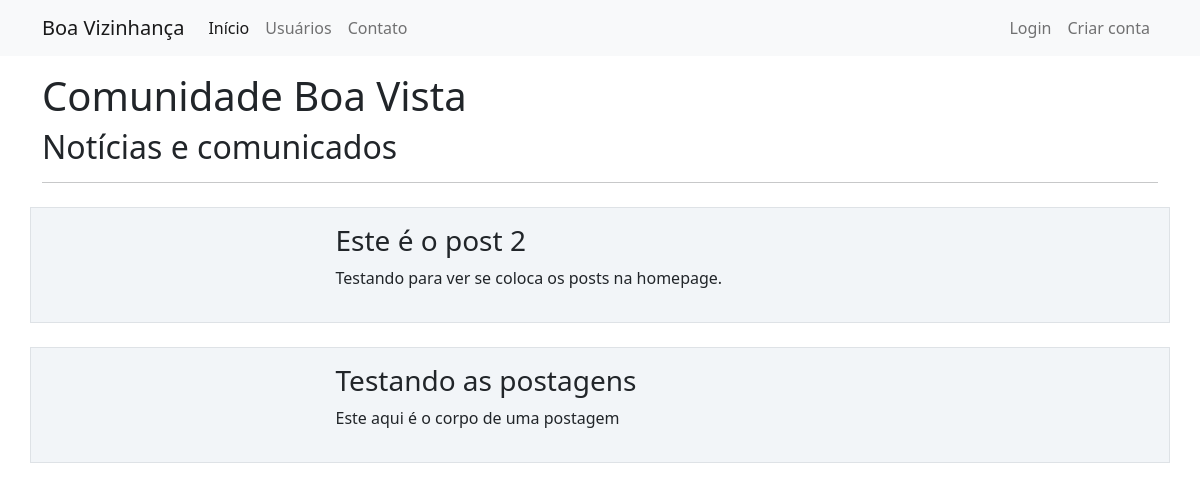
Before: / with the older database file.
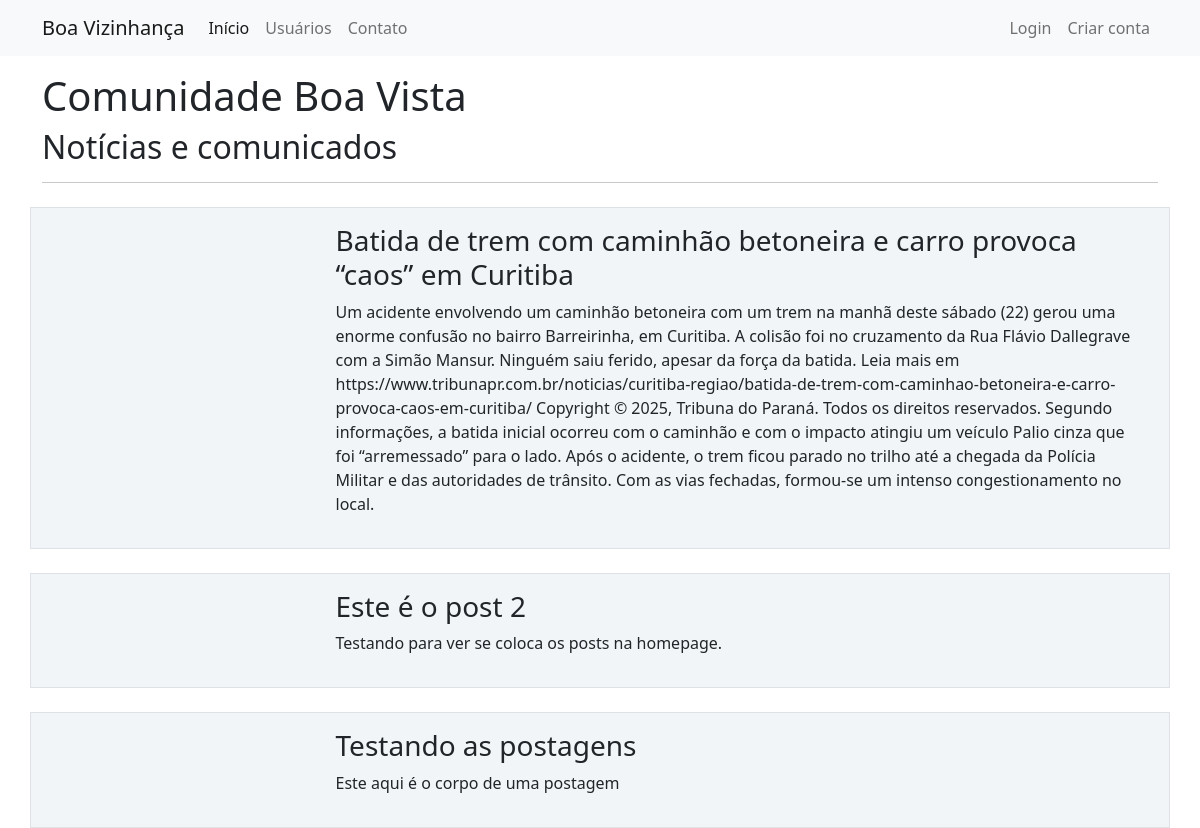
After: the same page with the newer database file.
### comunidade/models.py (models this page shows)
class Post(database.Model):
    id = database.Column(database.Integer, primary_key=True)
    tema = database.Column(database.String, nullable=False, default='Comunicado')
    imagem = database.Column(database.String)
    titulo = database.Column(database.String, nullable=False)
    corpo = database.Column(database.Text, nullable=False)
    data_criacao = database.Column(database.DateTime, nullable=False, default=datetime.utcnow)
    id_usuario = database.Column(database.Integer, database.ForeignKey('usuario.id'), nullable=False)
    comentarios_post = database.relationship('Comentario', backref='comentarios_do_post', lazy=True)

### comunidade/routes.py (the view)
@app.route('/')
def home():
    posts = Post.query.order_by(Post.id.desc())
    return render_template('home.html', posts=posts)

### comunidade/templates/home.html
{% extends 'base.html' %}
{% block body %}
    <div class="container mt-3">
        <h1>Comunidade Boa Vista</h1>
        <h2>Notícias e comunicados</h2>
        <hr>
        {% for post in posts %}
            <div class="row border mt-4 p-3 meupost">
                <div class="col col-3">
                    <div class="image pe-2"> <img src="{{ foto_perfil }}" class="rounded" width="200"> </div>
                </div>
                <div class="col col-9">
                    <h3>{{ post.titulo }}</h3>
                    <p>{{ post.corpo }}</p>
                </div>
            </div>
        {% endfor %}
    </div>
{% endblock %}

### comunidade/templates/base.html (shortened to what this page needs)
<!DOCTYPE html>
<html lang="pt-br">
<head>
    <link href="https://cdn.jsdelivr.net/npm/bootstrap@5.0.2/dist/css/bootstrap.min.css" rel="stylesheet">
    <link rel="stylesheet" type="text/css" href="{{ url_for('static', filename='main.css') }}">
</head>
<body>
    {% include 'navbar.html' %}
    {% block body %}
    {% endblock %}
</body>
</html>

### comunidade/templates/navbar.html (shortened to what this page needs)
<nav class="navbar navbar-expand-lg navbar-light bg-light">
  <div class="container-fluid container">
    <a class="navbar-brand" href="{{ url_for('home') }}">Boa Vizinhança</a>
    <div class="collapse navbar-collapse" id="navbarSupportedContent">
      <ul class="navbar-nav me-auto mb-2 mb-lg-0">
        <li class="nav-item">
          <a class="nav-link active" aria-current="page" href="{{ url_for('home') }}">Início</a>
        </li>
        <li class="nav-item">
          <a class="nav-link" href="{{ url_for('usuarios') }}">Usuários</a>
        </li>
        <li class="nav-item">
          <a class="nav-link" href="{{ url_for('contato') }}">Contato</a>
        </li>
      </ul>
      <ul class="d-flex navbar-nav">
        {% if current_user.is_authenticated %}
          <li class="nav-item">
            <a class="nav-link" href="{{ url_for('criar_post') }}">Criar Post</a>
          </li>
          <li class="nav-item">
            <a class="nav-link" href="{{ url_for('perfil') }}">Meu Perfil</a>
          </li>
          <li class="nav-item">
            <a class="nav-link" href="{{ url_for('sair') }}">Sair</a>
          </li>
        {% else %}
          <li class="nav-item">
            <a class="nav-link" href="{{ url_for('login') }}">Login</a>
          </li>
          <li class="nav-item">
            <a class="nav-link" href="{{ url_for('login') }}">Criar conta</a>
          </li>
        {% endif %}
      </ul>
    </div>
  </div>
</nav>

### comunidade/static/main.css (style rules this page uses)
.meupost { background: #f2f5f8 !important; }

Changed rows visible on the page:
added Post: titulo "Batida de trem com caminhão betoneira e carro provoca “caos” em Curitiba", corpo "Um acidente envolvendo um caminhão betoneira com um trem na manhã deste sábado (22) gerou uma enorme confusão no bairro Barreirinha, em Curitiba. A colisão foi no cruzamento da Rua Flávio Dallegrave com a Simão Mansur. Ninguém saiu ferido, apesar da força da batida. Leia mais em https://www.tribunapr.com.br/noticias/curitiba-regiao/batida-de-trem-com-caminhao-betoneira-e-carro-provoca-caos-em-curitiba/ Copyright © 2025, Tribuna do Paraná. Todos os direitos reservados. Segundo informações, a batida inicial ocorreu com o caminhão e com o impacto atingiu um veículo Palio cinza que foi “arremessado” para o lado. Após o acidente, o trem ficou parado no trilho até a chegada da Polícia Militar e…"
